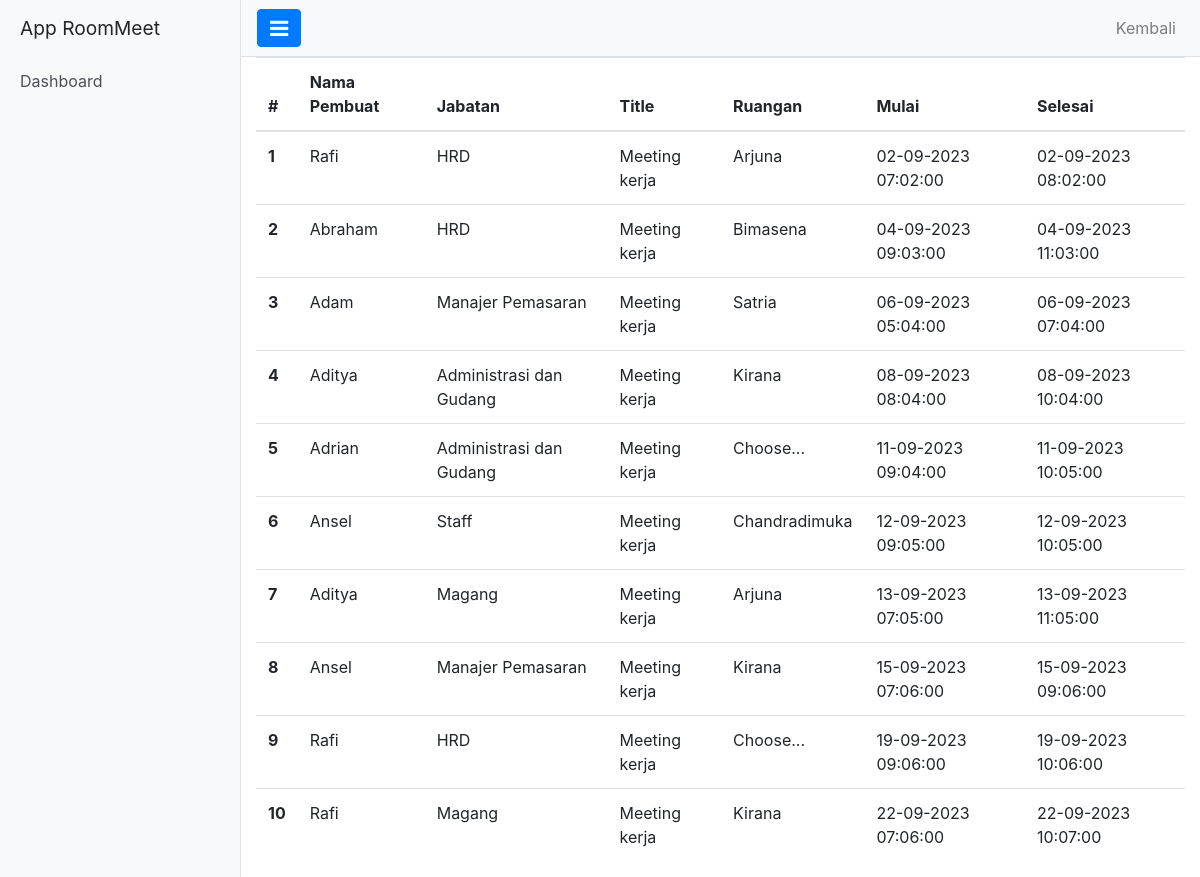
Page /dashboard.php on the committed database.
### tables this page shows
CREATE TABLE `events` (
  `id` int(11) NOT NULL,
  `nama_pembuat` varchar(255) NOT NULL,
  `jabatan` varchar(255) NOT NULL,
  `title` varchar(255) NOT NULL,
  `ruangan` varchar(255) NOT NULL,
  `start_event` timestamp NULL DEFAULT NULL,
  `end_event` timestamp NULL DEFAULT NULL
);

### dashboard.php (the view, shortened to what this page needs)
<!DOCTYPE html>
<html lang="en">
<head>
    <link rel="stylesheet" href="https://maxcdn.bootstrapcdn.com/font-awesome/4.5.0/css/font-awesome.min.css" />
    <link href="assets/vendor/bootstrap/css/bootstrap.min.css" rel="stylesheet">
    <link href="assets/css/simple-sidebar.css" rel="stylesheet">
</head>
<body>
    <div class="d-flex" id="wrapper">
        <div class="bg-light border-right" id="sidebar-wrapper">
            <div class="sidebar-heading">App RoomMeet</div>
            <div class="list-group list-group-flush">
                <a href="dashboard.php" class="list-group-item list-group-item-action bg-light">Dashboard</a>
            </div>
        </div>
        <div id="page-content-wrapper">
            <nav class="navbar navbar-expand-lg navbar-light bg-light border-bottom">
                <button class="btn btn-primary" id="menu-toggle"> <i class="fa fa-bars fa-lg"></i> </button>
                <div class="collapse navbar-collapse" id="navbarSupportedContent">
                    <ul class="navbar-nav ml-auto mt-2 mt-lg-0">
                        <li class="nav-item">
                            <a class="nav-link" href="index.php">Kembali</a>
                        </li>
                    </ul>
                </div>
            </nav>
            <div class="container-fluid">
                <table class="table">
                    <thead>
                        <tr>
                            <th scope="col">#</th>
                            <th scope="col">Nama Pembuat</th>
                            <th scope="col">Jabatan</th>
                            <th scope="col">Title</th>
                            <th scope="col">Ruangan</th>
                            <th scope="col">Mulai</th>
                            <th scope="col">Selesai</th>
                        </tr>
                    </thead>
                    <tbody>
                        <?php
                        include 'koneksi.php';
                        $no = 1;
                        $data = mysqli_query($koneksi, "select * from events");
                        while ($d = mysqli_fetch_array($data)) {
                        ?>
                            <tr>
                                <th scope="row"><?= $no++ ?></th>
                                <td><?= $d['nama_pembuat'] ?></td>
                                <td><?= $d['jabatan'] ?></td>
                                <td><?= $d['title'] ?></td>
                                <td><?= $d['ruangan'] ?></td>
                                <td><?= date('d-m-Y H:i:s', strtotime($d['start_event'])); ?></td>
                                <td><?= date('d-m-Y H:i:s', strtotime($d['end_event'])); ?></td>
                            </tr>
                        <?php
                        }
                        ?>
                    </tbody>
                </table>
            </div>
        </div>
    </div>
</body>
</html>

### assets/css/simple-sidebar.css (style rules this page uses)
#wrapper { overflow-x: hidden; }
#sidebar-wrapper { min-height: 100vh; margin-left: -15rem; -webkit-transition: margin .25s ease-out; -moz-transition: margin .25s ease-out; -o-transition: margin .25s ease-out; transition: margin .25s ease-out; }
#sidebar-wrapper .sidebar-heading { padding: 0.875rem 1.25rem; font-size: 1.2rem; }
#sidebar-wrapper .list-group { width: 15rem; }
#page-content-wrapper { min-width: 100vw; }
@media (min-width: 768px) { #sidebar-wrapper { margin-left: 0; } }
@media (min-width: 768px) { #page-content-wrapper { min-width: 0; width: 100%; } }

### rows in the picture
events: nama_pembuat "Rafi", jabatan "HRD", title "Meeting kerja", ruangan "Arjuna", start_event "02-09-2023 07:02:00", end_event "02-09-2023 08:02:00"
events: nama_pembuat "Abraham", jabatan "HRD", title "Meeting kerja", ruangan "Bimasena", start_event "04-09-2023 09:03:00", end_event "04-09-2023 11:03:00"
events: nama_pembuat "Adam", jabatan "Manajer Pemasaran", title "Meeting kerja", ruangan "Satria", start_event "06-09-2023 05:04:00", end_event "06-09-2023 07:04:00"
events: nama_pembuat "Aditya", jabatan "Administrasi dan Gudang", title "Meeting kerja", ruangan "Kirana", start_event "08-09-2023 08:04:00", end_event "08-09-2023 10:04:00"
events: nama_pembuat "Adrian", jabatan "Administrasi dan Gudang", title "Meeting kerja", ruangan "Choose...", start_event "11-09-2023 09:04:00", end_event "11-09-2023 10:05:00"
events: nama_pembuat "Ansel", jabatan "Staff", title "Meeting kerja", ruangan "Chandradimuka", start_event "12-09-2023 09:05:00", end_event "12-09-2023 10:05:00"
events: nama_pembuat "Aditya", jabatan "Magang", title "Meeting kerja", ruangan "Arjuna", start_event "13-09-2023 07:05:00", end_event "13-09-2023 11:05:00"
events: nama_pembuat "Ansel", jabatan "Manajer Pemasaran", title "Meeting kerja", ruangan "Kirana", start_event "15-09-2023 07:06:00", end_event "15-09-2023 09:06:00"
events: nama_pembuat "Rafi", jabatan "HRD", title "Meeting kerja", ruangan "Choose...", start_event "19-09-2023 09:06:00", end_event "19-09-2023 10:06:00"
events: nama_pembuat "Rafi", jabatan "Magang", title "Meeting kerja", ruangan "Kirana", start_event "22-09-2023 07:06:00", end_event "22-09-2023 10:07:00"
